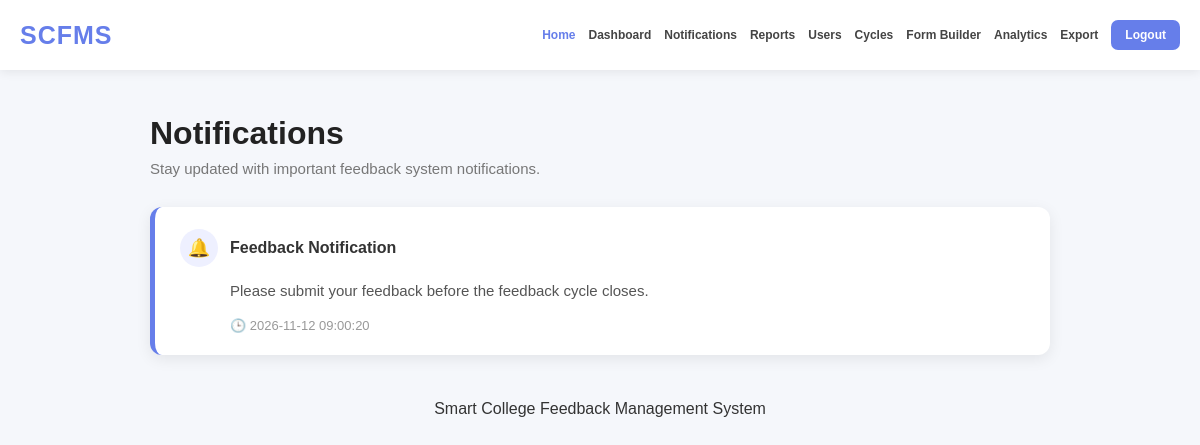
Screenshot of /notifications.php (signed in) with the database file from the repository.
### tables this page shows
CREATE TABLE notifications (
    id INT AUTO_INCREMENT PRIMARY KEY,
    user_id INT,
    message TEXT,
    is_read INT DEFAULT 0,
    created_at TIMESTAMP DEFAULT CURRENT_TIMESTAMP
);

### auth.php (called while the page is built, shortened)
<?php
function h($text)
{
    return htmlspecialchars(
        $text ?? "",
        ENT_QUOTES,
        "UTF-8"
    );
}
?>

### notifications.php (the view, shortened to what this page needs)
<?php
require "db.php";
require "auth.php";
include "header.php";
$stmt = $conn->prepare(
    "SELECT message, created_at
     FROM notifications
     ORDER BY id DESC"
);
$stmt->execute();
$result = $stmt->get_result();
?>
<div class="notification-page">
    <div class="page-header">
        <h1>Notifications</h1>
        <p>
            Stay updated with important feedback system notifications.
        </p>
    </div>
    <?php if ($result->num_rows == 0): ?>
        <div class="empty-notification">
            <div class="empty-icon">
                🔔
            </div>
            <h2>No Notifications</h2>
            <p>
                You don't have any notifications at the moment.
            </p>
        </div>
    <?php else: ?>
        <div class="notification-list">
            <?php while ($n = $result->fetch_assoc()): ?>
                <div class="notification-card">
                    <div class="notification-top">
                        <div class="notification-icon">
                            🔔
                        </div>
                        <div class="notification-title">
                            Feedback Notification
                        </div>
                    </div>
                    <p class="notification-message">
                        <?= nl2br(h($n["message"])) ?>
                    </p>
                    <div class="notification-date">
                        🕒
                        <?= h($n["created_at"]) ?>
                    </div>
                </div>
            <?php endwhile; ?>
        </div>
    <?php endif; ?>
</div>
<?php
include "footer.php";
?>

### header.php (style rules this page uses)
* { box-sizing: border-box; }
body { margin: 0; padding: 0; font-family: Arial, sans-serif; background: #f5f7fb; color: #333; }

### notifications.php (style rules this page uses)
.notification-page { width: 90%; max-width: 900px; margin: 45px auto; }
.page-header { margin-bottom: 30px; }
.page-header h1 { margin: 0; font-size: 32px; color: #222; }
.page-header p { margin-top: 8px; color: #777; font-size: 15px; }
.notification-list { display: flex; flex-direction: column; gap: 18px; }
.notification-card { background: #ffffff; padding: 22px 25px; border-radius: 12px; border-left: 5px solid #667eea; box-shadow: 0 4px 15px rgba(0, 0, 0, 0.08); transition: 0.2s; }
.notification-top { display: flex; align-items: center; gap: 12px; margin-bottom: 12px; }
.notification-icon { width: 38px; height: 38px; background: #eef0ff; color: #667eea; border-radius: 50%; display: flex; align-items: center; justify-content: center; font-size: 18px; flex-shrink: 0; }
.notification-title { font-size: 16px; font-weight: bold; color: #333; }
.notification-message { margin: 0 0 15px 50px; color: #555; font-size: 15px; line-height: 1.6; }
.notification-date { margin-left: 50px; color: #999; font-size: 13px; }

### rows the page displays
notifications: message "Please submit your feedback before the feedback cycle closes.", created_at "2026-11-12 09:00:20"
